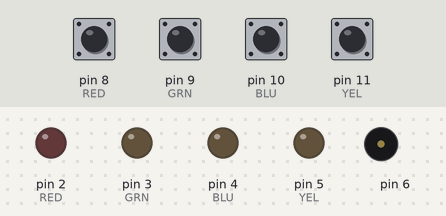
A sketch run on a simulated Arduino Uno, built with avr-gcc and run on an emulated ATmega328P. Shown: output pins drawn as LEDs (lit = HIGH), buzzer (waves = sounding). The inputs (shaded band) are chosen by the test bench; at power-on: pin 8 (RED), pin 9 (GRN), pin 10 (BLU), pin 11 (YEL) HIGH.

Above: at 1.2 s.
1.3 s: pin 8 (RED) pulled LOW for 0.15 s
At 1.55 s:
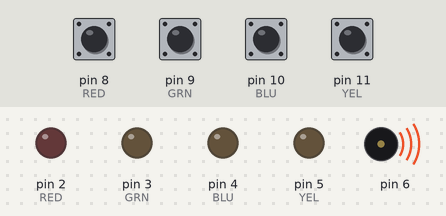
3.1 s: pin 9 (GRN) pulled LOW for 0.15 s
At 3.17 s:
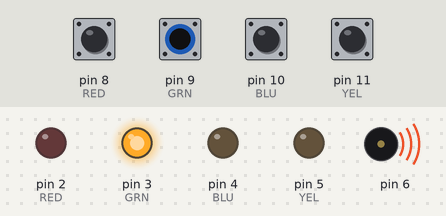
4.7 s: pin 10 (BLU) pulled LOW for 0.15 s
At 4.77 s:
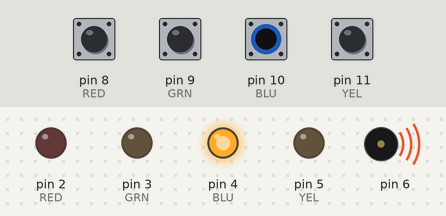
6.3 s: pin 11 (YEL) pulled LOW for 0.15 s
At 6.38 s:
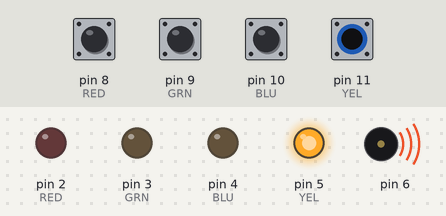
7.9 s: pin 8 (RED) driven LOW and pin 9 (GRN) driven LOW
At 8.9 s:
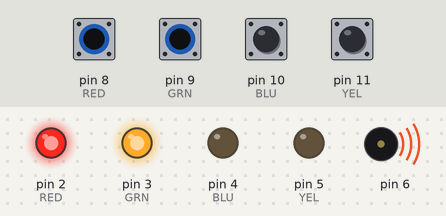
9.4 s: pin 10 (BLU) pulled LOW for 1 s
At 10.2 s:
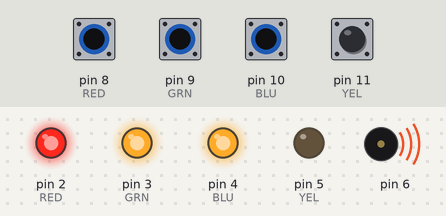
Timing chart, 0 to 12.4 s (numbered marks = the images above; inputs shaded):
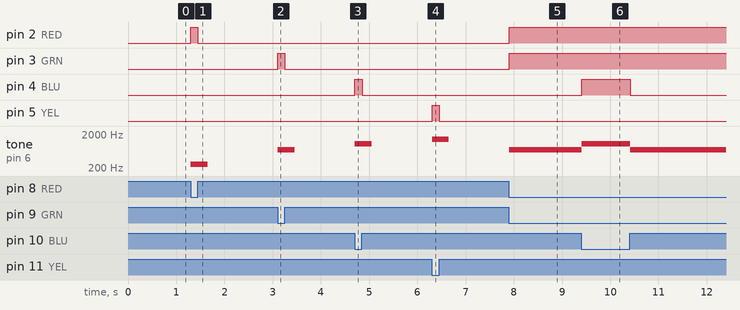

The sketch:

piano.ino
```cpp
int state = 0;
int RbuttonState = 0;
int GbuttonState = 0;
int BbuttonState = 0;
int YbuttonState = 0;
int prevButtonState = 0;
void setup() {
  // put your setup code here, to run once:
  //LIGHTS
pinMode(2, OUTPUT); //RED
pinMode(3, OUTPUT); //GRN
pinMode(4, OUTPUT); //BLU
pinMode(5, OUTPUT); //YEL
  //BUTTONS
pinMode(8,INPUT_PULLUP); //RED
pinMode(9,INPUT_PULLUP); //GRN
pinMode(10,INPUT_PULLUP); //BLU
pinMode(11,INPUT_PULLUP); //YEL
  //BUZZER
pinMode(6,OUTPUT);
}

void loop() {
  RbuttonState = digitalRead(8);
  GbuttonState = digitalRead(9);
  BbuttonState = digitalRead(10);
  YbuttonState = digitalRead(11);
  if (RbuttonState == LOW){
    digitalWrite(2,HIGH);
    tone(6,262,250);
    }
  else {
    digitalWrite(2,LOW);
  }
  if (GbuttonState == LOW){
    digitalWrite(3,HIGH);
    tone(6,700,250);
    }
  else {
    digitalWrite(3,LOW);
  }
  if (BbuttonState == LOW){
    digitalWrite(4,HIGH);
    tone(6,1047,250);
    }
  else {
    digitalWrite(4,LOW);
  }
  if (YbuttonState == LOW){
    digitalWrite(5,HIGH);
    tone(6,1397,250);
    }
  else {
    digitalWrite(5,LOW);
  }

  delay(50);
}
```

Measured:
- after the input at 1.3 s, pin 2 (RED): LOW → HIGH at once, → LOW 0.15 s later; tone on pin 6: silent → 262 Hz at once, → silent 0.35 s later
- after the input at 3.1 s, pin 3 (GRN): LOW → HIGH at once, → LOW 0.15 s later; tone on pin 6: silent → 700 Hz at once, → silent 0.35 s later
- after the input at 4.7 s, pin 4 (BLU): LOW → HIGH at once, → LOW 0.15 s later; tone on pin 6: silent → 1047 Hz at once, → silent 0.35 s later
- after the input at 6.3 s, pin 5 (YEL): LOW → HIGH at once, → LOW 0.15 s later; tone on pin 6: silent → 1397 Hz at once, → silent 0.35 s later
- after the input at 7.9 s, pin 2 (RED), pin 3 (GRN): LOW → HIGH at once; tone on pin 6: silent → 700 Hz at once
- after the input at 9.4 s, pin 4 (BLU): LOW → HIGH at once, → LOW 1.0 s later; tone on pin 6: 700 Hz → 1047 Hz at once, → 700 Hz 1.0 s later
